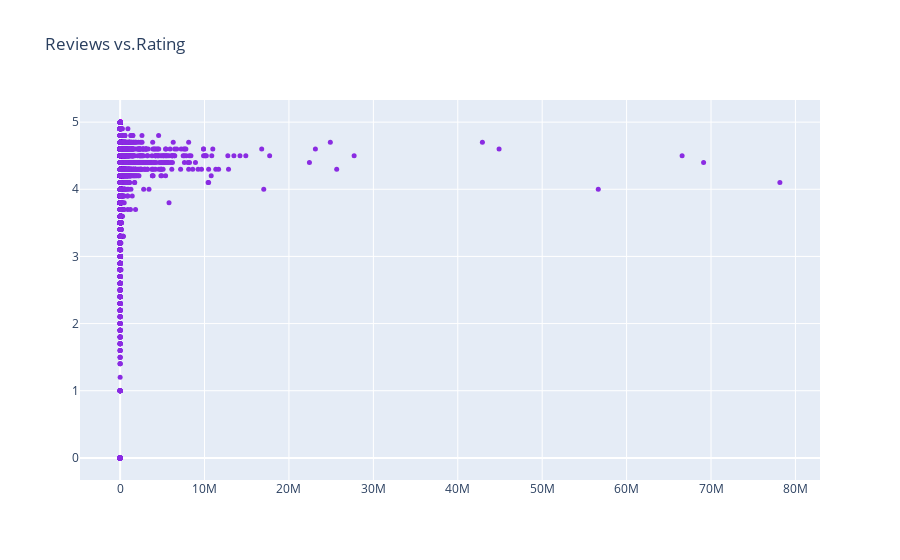

This figure's notebook cell:
### Code cell
trace1 = dict(type='scatter', x=android.Reviews, y=android.Rating, mode='markers', marker=dict(size=5, color='rgb(138,43,226)'), name='android.Rating')
data = [trace1]
layout = {"title": "Reviews vs.Rating"}

pyo.iplot({"data": trace1, "layout": layout})

### Figure 1 — Plotly figure (JSON) as saved in the notebook; plotly's stock layout.template omitted (floating-point values rounded to 4 significant figures; data arrays with more than 128 entries replaced by an {"elided": "..."} marker saying what was removed)
{"data": [{"marker": {"color": "rgb(138,43,226)", "size": 5}, "mode": "markers", "name": "android.Rating", "type": "scatter", "x": {"elided": "9659 int values"}, "y": {"elided": "9659 float values"}}], "layout": {"title": {"text": "Reviews vs.Rating"}}}
